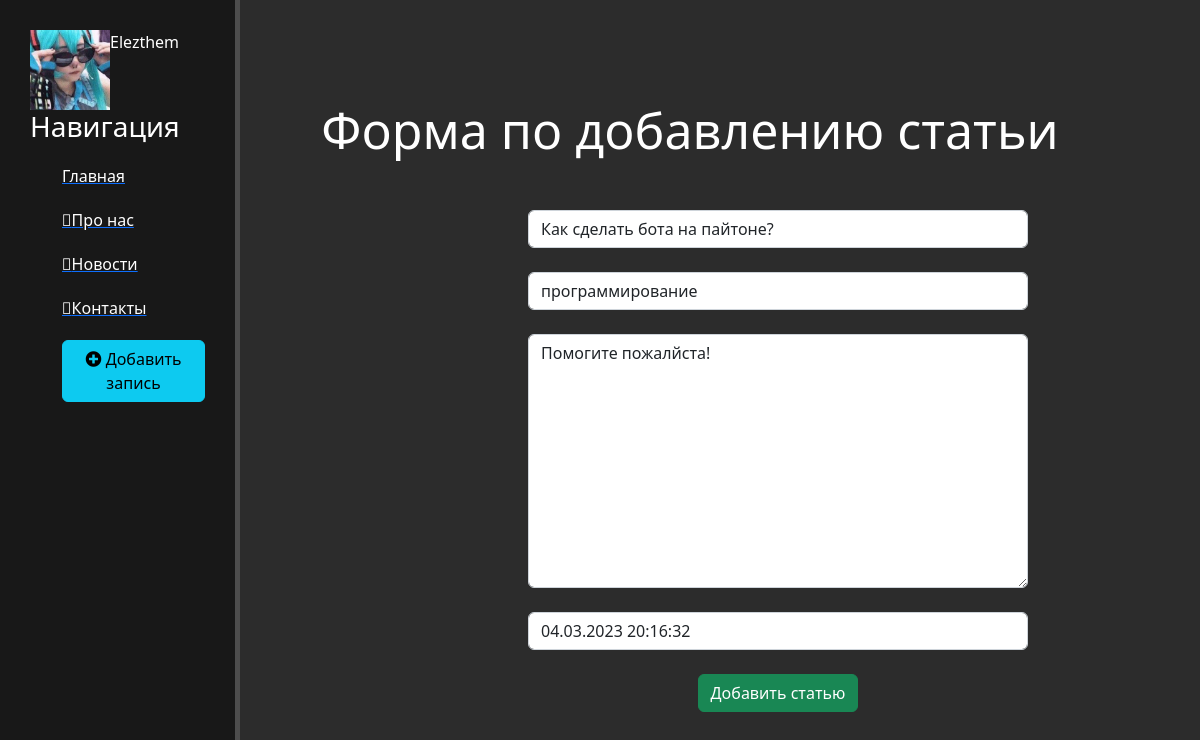
The page /news/2/update on the database its author committed.
### news/models.py (models this page shows, shortened)
class Articles(models.Model):
    title = models.CharField('Название', max_length=50)
    anons = models.CharField('Анонс', max_length=250)
    full_text = models.TextField('Статья')
    date = models.DateTimeField('Дата публикации')
    class Meta:
        verbose_name = 'Новость'
        verbose_name_plural = 'Новости'

### news/views.py (the view)
# urls.py: path('<int:pk>/update', views.NewsUpdateView.as_view(), name='news-update'),
class NewsUpdateView(UpdateView):
    model = Articles
    template_name = 'news/create.html'
    form_class = ArticlesForm

### news/forms.py
class ArticlesForm(ModelForm):
    class Meta:
        model = Articles
        fields = ['title', 'anons', 'full_text', 'date']
        widgets = {
            "title": TextInput(attrs={
                'class': 'form-control',
                'placeholder': 'Название статьи'
            }),
            "anons": TextInput(attrs={
                'class': 'form-control',
                'placeholder': 'Анонс статьи'
            }),
            "date": DateTimeInput(attrs={
                'class': 'form-control',
                'placeholder': 'Дата публикации'
            }),
            "full_text": Textarea(attrs={
                'class': 'form-control',
                'placeholder': 'Текст статьи'
            }),
        }

### news/templates/news/create.html (shortened to what this page needs)
{% extends 'main/layout.html' %}
{% block content %}
    <div class="features">
        <h1>Форма по добавлению статьи</h1>
        <form method="post" action="/news/create">
            {{ form.title }}<br>
            {{ form.anons }}<br>
            {{ form.full_text }}<br>
            {{ form.date }}<br>
            <button class="btn btn-success" type="submit">Добавить статью</button>
        </form>
    </div>
{% endblock %}

### main/static/main/css/main.css (style rules this page uses)
body { background: #2c2c2c; }
main .features { float: left; color: #fff; margin-top: 100px; text-align: center; width: 75%; }
main .features h1 { font-size: 50px; }
form { margin-left: 32%; width: 500px; margin-top: 50px; }

### rows shown on the page
Articles: title "Как сделать бота на пайтоне?", anons "программирование", full_text "Помогите пожалйста!", date "04.03.2023 20:16:32"
